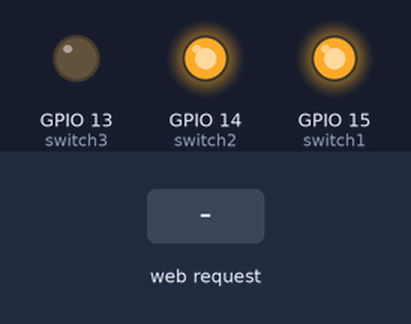
A sketch run on a simulated ESP32. Parts: output pins drawn as LEDs (lit = HIGH). The inputs (shaded band) are chosen by the test bench. What the sketch prints to the serial monitor is not drawn.

Above: at 1.2 s.
1.3 s: HTTP request GET /s1/off received
At 1.7 s:
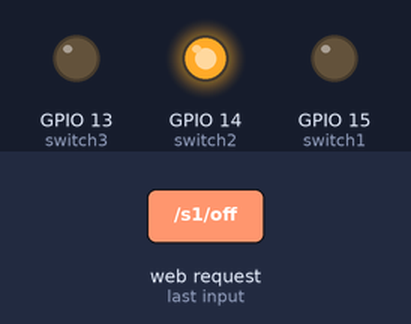
2.8 s: HTTP request GET /s2/off received
At 4.0 s:
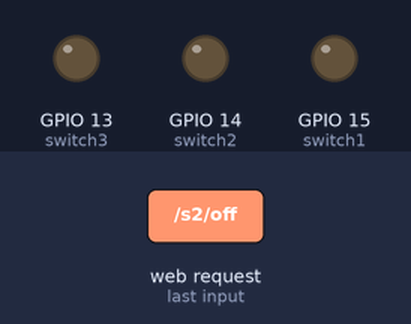
4.3 s: HTTP request GET /s1/on received
At 5.2 s:
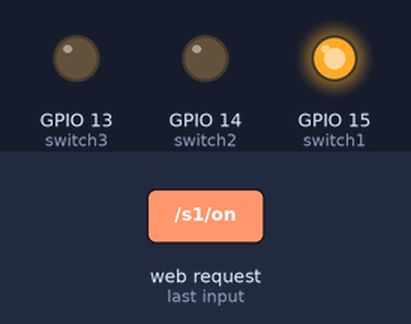
5.8 s: HTTP request GET /s2/on received
At 6.3 s:
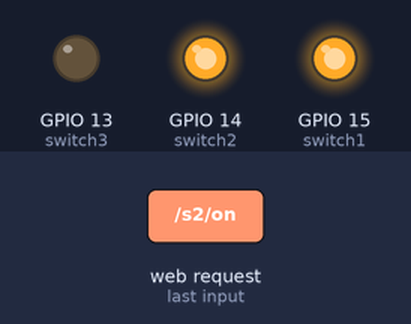
Timing chart, 0 to 8.3 s (numbered marks = the images above; inputs shaded):
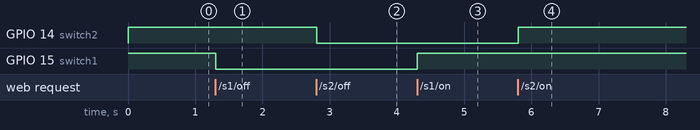

The sketch:

automation.ino
```cpp
#include<WiFi.h>

const char* ssid="home_automation";
const char* password="00112233";

//extrea
//char servername[]="google.com";

//wifi server object making
WiFiServer server(80);
//taking pins of esp32 9taking random
const int switch1=15; //true value 13
const int switch2=14;  //true value 14
const int switch3=13;
const char* switch1_state="off";
const char* switch2_state="off";
const char* switch3_state="off";
String header;


void setup() {
  // put your setup code here, to run once:
  Serial.begin(115200);

  pinMode(switch1,OUTPUT);
  pinMode(switch2,OUTPUT);
  pinMode(switch3,OUTPUT);
  digitalWrite(switch1,HIGH);
  digitalWrite(switch2,HIGH);
  digitalWrite(switch3,LOW);
  Serial.print("Starting wifi access point");
  WiFi.softAP(ssid,password);

  IPAddress IP = WiFi.softAPIP();
  Serial.print("AP IP address");
  Serial.println(IP);

  server.begin();
}

void loop() {
  // put your main code here, to run repeatedly:
  WiFiClient client = server.available();
  if(client){
    Serial.println("We got a new client");
    String curr_line = "";
    while(client.connected()){        //ip port
      if(client.available()){
        // Serial.println("Client is available");
        char c = client.read();
        Serial.print(c);
        header += c;
        if(c=='\n'){          //if the byte is a new line char(error might happen)
          if(curr_line.length()==0){
            client.println("HTTP/1.1 200 OK");
            client.println("Content-type:text/html");
            client.println("Connection: close");
            client.println();

            if(header.indexOf("GET /s1/on")>=0){
              switch1_state="on";
              digitalWrite(switch1,HIGH);
              Serial.println("switch is on");
            }
            else if(header.indexOf("GET /s1/off")>=0){
              switch1_state="off";
              digitalWrite(switch1,LOW);
              Serial.println("switch is off");
            }
            else if(header.indexOf("GET /s2/on")>=0){
              switch2_state="on";
              digitalWrite(switch2,HIGH);
            }
            else if(header.indexOf("GET /s2/off")>=0){
              switch2_state="off";
              digitalWrite(switch2,LOW);
            }

            client.println("<!DOCTYPE html>");
            client.println("<html>");
            client.println("<head>");
            client.println("<style>");
            client.println(".button {background-color: #4CAF50; border: none; color: white; padding: 15px 32px; text-align: center; text-decoration: none; display:inline-block; font-size: 16px; margin: 4px 2px; cursor: pointer; }");
            client.println("</style>");
            client.println("</head>");
            client.println("<body>");
            client.println("<h1>ESP32 Home Automation</h1>");
            if(switch1_state=="on"){
              client.println("<a href='/s1/off'><button class='button'>off</button></a>");
            }
            else{
              client.println("<a href='/s1/on'><button class='button'>on</button></a>");
            }
            if(switch2_state=="on"){
              client.println("<a href='/s2/off'><button class='button'>off</button></a>");
            }
            else{
              client.println("<a href='/s2/on'><button class='button'>on</button></a>");
            }

            client.println("</body>");
            client.println("</html>");
            client.println();
            break;
          }
          else{
            curr_line="";
          }
        }
        else if(c!='\r'){
          curr_line += c;
        }
      }
    }
    header="";
    client.stop();
    Serial.print("Client is goneeee");
  }

}
```

Measured:
- after the input at 1.3 s, GPIO 15 (switch1): HIGH → LOW at once
- after the input at 2.8 s, GPIO 14 (switch2): HIGH → LOW at once
- after the input at 4.3 s, GPIO 15 (switch1): LOW → HIGH at once
- after the input at 5.8 s, GPIO 14 (switch2): LOW → HIGH at once
